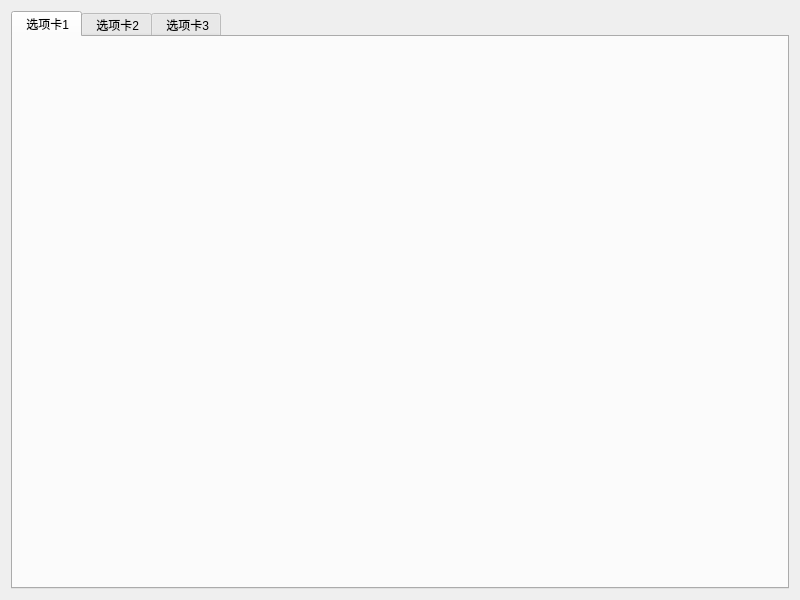
<?xml version="1.0" encoding="UTF-8"?>
<ui version="4.0">
 <class>frmYTabWidget</class>
 <widget class="QWidget" name="frmYTabWidget">
  <property name="geometry">
   <rect>
    <x>0</x>
    <y>0</y>
    <width>800</width>
    <height>600</height>
   </rect>
  </property>
  <property name="windowTitle">
   <string>Form</string>
  </property>
  <layout class="QVBoxLayout" name="verticalLayout">
   <item>
    <widget class="QTabWidget" name="tabWidget">
     <property name="currentIndex">
      <number>0</number>
     </property>
     <widget class="QWidget" name="tab">
      <attribute name="title">
       <string> 选项卡1</string>
      </attribute>
     </widget>
     <widget class="QWidget" name="tab_3">
      <attribute name="title">
       <string> 选项卡2</string>
      </attribute>
     </widget>
     <widget class="QWidget" name="tab_2">
      <attribute name="title">
       <string> 选项卡3</string>
      </attribute>
     </widget>
    </widget>
   </item>
  </layout>
 </widget>
 <resources/>
 <connections/>
</ui>
